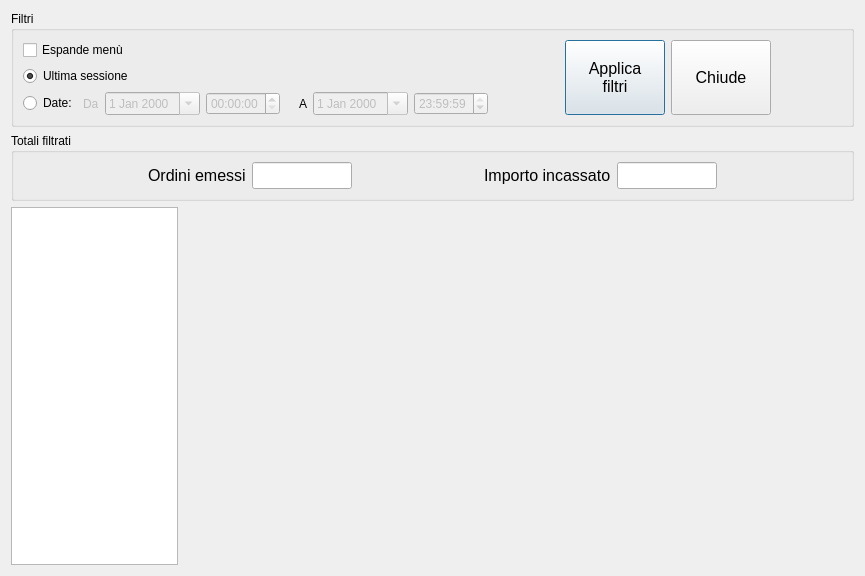
<?xml version="1.0" encoding="UTF-8"?>
<ui version="4.0">
 <class>StatsForm</class>
 <widget class="QDialog" name="StatsForm">
  <property name="geometry">
   <rect>
    <x>0</x>
    <y>0</y>
    <width>865</width>
    <height>576</height>
   </rect>
  </property>
  <property name="windowTitle">
   <string>Statistiche</string>
  </property>
  <layout class="QVBoxLayout" name="verticalLayout" stretch="0,0,1">
   <item>
    <widget class="QGroupBox" name="groupBox">
     <property name="sizePolicy">
      <sizepolicy hsizetype="Preferred" vsizetype="Preferred">
       <horstretch>0</horstretch>
       <verstretch>0</verstretch>
      </sizepolicy>
     </property>
     <property name="title">
      <string>Filtri</string>
     </property>
     <layout class="QHBoxLayout" name="horizontalLayout_7">
      <item>
       <layout class="QHBoxLayout" name="horizontalLayout_5">
        <item>
         <layout class="QVBoxLayout" name="verticalLayout_3">
          <item>
           <widget class="QCheckBox" name="expMenuBox">
            <property name="text">
             <string>Espande menù</string>
            </property>
           </widget>
          </item>
          <item>
           <widget class="QRadioButton" name="ultimaSessioneBox">
            <property name="text">
             <string>Ultima sessione</string>
            </property>
            <property name="checked">
             <bool>true</bool>
            </property>
           </widget>
          </item>
          <item>
           <layout class="QHBoxLayout" name="horizontalLayout_4">
            <item>
             <widget class="QRadioButton" name="filtroDateBox">
              <property name="text">
               <string>Date:</string>
              </property>
             </widget>
            </item>
            <item>
             <layout class="QHBoxLayout" name="horizontalLayout">
              <item>
               <widget class="QLabel" name="label">
                <property name="enabled">
                 <bool>false</bool>
                </property>
                <property name="text">
                 <string>Da</string>
                </property>
               </widget>
              </item>
              <item>
               <widget class="QDateEdit" name="fromData">
                <property name="enabled">
                 <bool>false</bool>
                </property>
                <property name="calendarPopup">
                 <bool>true</bool>
                </property>
               </widget>
              </item>
              <item>
               <widget class="QTimeEdit" name="fromOra">
                <property name="enabled">
                 <bool>false</bool>
                </property>
               </widget>
              </item>
              <item>
               <spacer name="horizontalSpacer">
                <property name="orientation">
                 <enum>Qt::Horizontal</enum>
                </property>
                <property name="sizeType">
                 <enum>QSizePolicy::Fixed</enum>
                </property>
                <property name="sizeHint" stdset="0">
                 <size>
                  <width>13</width>
                  <height>17</height>
                 </size>
                </property>
               </spacer>
              </item>
              <item>
               <widget class="QLabel" name="label_2">
                <property name="text">
                 <string>A</string>
                </property>
               </widget>
              </item>
              <item>
               <widget class="QDateEdit" name="toData">
                <property name="enabled">
                 <bool>false</bool>
                </property>
                <property name="calendarPopup">
                 <bool>true</bool>
                </property>
               </widget>
              </item>
              <item>
               <widget class="QTimeEdit" name="toOra">
                <property name="enabled">
                 <bool>false</bool>
                </property>
                <property name="time">
                 <time>
                  <hour>23</hour>
                  <minute>59</minute>
                  <second>59</second>
                 </time>
                </property>
               </widget>
              </item>
             </layout>
            </item>
           </layout>
          </item>
         </layout>
        </item>
        <item>
         <spacer name="horizontalSpacer_4">
          <property name="orientation">
           <enum>Qt::Horizontal</enum>
          </property>
          <property name="sizeHint" stdset="0">
           <size>
            <width>100</width>
            <height>20</height>
           </size>
          </property>
         </spacer>
        </item>
        <item>
         <layout class="QHBoxLayout" name="horizontalLayout_6">
          <item>
           <widget class="QPushButton" name="filtraBtn">
            <property name="sizePolicy">
             <sizepolicy hsizetype="Minimum" vsizetype="Expanding">
              <horstretch>0</horstretch>
              <verstretch>0</verstretch>
             </sizepolicy>
            </property>
            <property name="minimumSize">
             <size>
              <width>100</width>
              <height>0</height>
             </size>
            </property>
            <property name="maximumSize">
             <size>
              <width>16777215</width>
              <height>100</height>
             </size>
            </property>
            <property name="font">
             <font>
              <pointsize>12</pointsize>
             </font>
            </property>
            <property name="text">
             <string>Applica
filtri</string>
            </property>
           </widget>
          </item>
         </layout>
        </item>
        <item>
         <widget class="QPushButton" name="filtraBtn_2">
          <property name="sizePolicy">
           <sizepolicy hsizetype="Minimum" vsizetype="Expanding">
            <horstretch>0</horstretch>
            <verstretch>0</verstretch>
           </sizepolicy>
          </property>
          <property name="minimumSize">
           <size>
            <width>100</width>
            <height>0</height>
           </size>
          </property>
          <property name="maximumSize">
           <size>
            <width>16777215</width>
            <height>100</height>
           </size>
          </property>
          <property name="font">
           <font>
            <pointsize>12</pointsize>
           </font>
          </property>
          <property name="text">
           <string>Chiude</string>
          </property>
         </widget>
        </item>
        <item>
         <spacer name="horizontalSpacer_3">
          <property name="orientation">
           <enum>Qt::Horizontal</enum>
          </property>
          <property name="sizeHint" stdset="0">
           <size>
            <width>100</width>
            <height>20</height>
           </size>
          </property>
         </spacer>
        </item>
       </layout>
      </item>
     </layout>
    </widget>
   </item>
   <item>
    <widget class="QGroupBox" name="groupBox_2">
     <property name="title">
      <string>Totali filtrati</string>
     </property>
     <layout class="QHBoxLayout" name="horizontalLayout_3">
      <item>
       <spacer name="horizontalSpacer_9">
        <property name="orientation">
         <enum>Qt::Horizontal</enum>
        </property>
        <property name="sizeType">
         <enum>QSizePolicy::Expanding</enum>
        </property>
        <property name="sizeHint" stdset="0">
         <size>
          <width>13</width>
          <height>20</height>
         </size>
        </property>
       </spacer>
      </item>
      <item>
       <widget class="QLabel" name="label_4">
        <property name="font">
         <font>
          <pointsize>12</pointsize>
         </font>
        </property>
        <property name="text">
         <string>Ordini emessi</string>
        </property>
       </widget>
      </item>
      <item>
       <widget class="QLineEdit" name="totaleOrdiniTxt">
        <property name="maximumSize">
         <size>
          <width>100</width>
          <height>16777215</height>
         </size>
        </property>
        <property name="font">
         <font>
          <pointsize>12</pointsize>
          <weight>75</weight>
          <bold>true</bold>
         </font>
        </property>
        <property name="alignment">
         <set>Qt::AlignRight|Qt::AlignTrailing|Qt::AlignVCenter</set>
        </property>
        <property name="readOnly">
         <bool>true</bool>
        </property>
       </widget>
      </item>
      <item>
       <spacer name="horizontalSpacer_8">
        <property name="orientation">
         <enum>Qt::Horizontal</enum>
        </property>
        <property name="sizeType">
         <enum>QSizePolicy::Expanding</enum>
        </property>
        <property name="sizeHint" stdset="0">
         <size>
          <width>13</width>
          <height>20</height>
         </size>
        </property>
       </spacer>
      </item>
      <item>
       <widget class="QLabel" name="label_3">
        <property name="font">
         <font>
          <pointsize>12</pointsize>
         </font>
        </property>
        <property name="text">
         <string>Importo incassato</string>
        </property>
       </widget>
      </item>
      <item>
       <widget class="QLineEdit" name="totaleImportoTxt">
        <property name="maximumSize">
         <size>
          <width>100</width>
          <height>16777215</height>
         </size>
        </property>
        <property name="font">
         <font>
          <pointsize>12</pointsize>
          <weight>75</weight>
          <bold>true</bold>
         </font>
        </property>
        <property name="alignment">
         <set>Qt::AlignRight|Qt::AlignTrailing|Qt::AlignVCenter</set>
        </property>
        <property name="readOnly">
         <bool>true</bool>
        </property>
       </widget>
      </item>
      <item>
       <spacer name="horizontalSpacer_10">
        <property name="orientation">
         <enum>Qt::Horizontal</enum>
        </property>
        <property name="sizeType">
         <enum>QSizePolicy::Expanding</enum>
        </property>
        <property name="sizeHint" stdset="0">
         <size>
          <width>13</width>
          <height>20</height>
         </size>
        </property>
       </spacer>
      </item>
     </layout>
    </widget>
   </item>
   <item>
    <layout class="QHBoxLayout" name="horizontalLayout_2" stretch="1,4">
     <item>
      <widget class="QTableView" name="statsView">
       <property name="sizePolicy">
        <sizepolicy hsizetype="Expanding" vsizetype="Expanding">
         <horstretch>1</horstretch>
         <verstretch>0</verstretch>
        </sizepolicy>
       </property>
       <property name="editTriggers">
        <set>QAbstractItemView::NoEditTriggers</set>
       </property>
       <property name="selectionMode">
        <enum>QAbstractItemView::SingleSelection</enum>
       </property>
       <property name="selectionBehavior">
        <enum>QAbstractItemView::SelectRows</enum>
       </property>
       <attribute name="horizontalHeaderMinimumSectionSize">
        <number>30</number>
       </attribute>
      </widget>
     </item>
     <item>
      <widget class="QCustomPlot" name="graficoPlot" native="true">
       <property name="sizePolicy">
        <sizepolicy hsizetype="Preferred" vsizetype="Preferred">
         <horstretch>3</horstretch>
         <verstretch>0</verstretch>
        </sizepolicy>
       </property>
      </widget>
     </item>
    </layout>
   </item>
  </layout>
 </widget>
 <customwidgets>
  <customwidget>
   <class>QCustomPlot</class>
   <extends>QWidget</extends>
   <header>qcustomplot.h</header>
   <container>1</container>
  </customwidget>
 </customwidgets>
 <resources/>
 <connections>
  <connection>
   <sender>filtroDateBox</sender>
   <signal>toggled(bool)</signal>
   <receiver>label</receiver>
   <slot>setEnabled(bool)</slot>
   <hints>
    <hint type="sourcelabel">
     <x>41</x>
     <y>89</y>
    </hint>
    <hint type="destinationlabel">
     <x>90</x>
     <y>89</y>
    </hint>
   </hints>
  </connection>
  <connection>
   <sender>filtroDateBox</sender>
   <signal>toggled(bool)</signal>
   <receiver>fromData</receiver>
   <slot>setEnabled(bool)</slot>
   <hints>
    <hint type="sourcelabel">
     <x>34</x>
     <y>96</y>
    </hint>
    <hint type="destinationlabel">
     <x>118</x>
     <y>100</y>
    </hint>
   </hints>
  </connection>
  <connection>
   <sender>filtroDateBox</sender>
   <signal>toggled(bool)</signal>
   <receiver>fromOra</receiver>
   <slot>setEnabled(bool)</slot>
   <hints>
    <hint type="sourcelabel">
     <x>23</x>
     <y>98</y>
    </hint>
    <hint type="destinationlabel">
     <x>206</x>
     <y>94</y>
    </hint>
   </hints>
  </connection>
  <connection>
   <sender>filtroDateBox</sender>
   <signal>toggled(bool)</signal>
   <receiver>label_2</receiver>
   <slot>setEnabled(bool)</slot>
   <hints>
    <hint type="sourcelabel">
     <x>41</x>
     <y>92</y>
    </hint>
    <hint type="destinationlabel">
     <x>289</x>
     <y>91</y>
    </hint>
   </hints>
  </connection>
  <connection>
   <sender>filtroDateBox</sender>
   <signal>toggled(bool)</signal>
   <receiver>toData</receiver>
   <slot>setEnabled(bool)</slot>
   <hints>
    <hint type="sourcelabel">
     <x>40</x>
     <y>94</y>
    </hint>
    <hint type="destinationlabel">
     <x>309</x>
     <y>93</y>
    </hint>
   </hints>
  </connection>
  <connection>
   <sender>filtroDateBox</sender>
   <signal>toggled(bool)</signal>
   <receiver>toOra</receiver>
   <slot>setEnabled(bool)</slot>
   <hints>
    <hint type="sourcelabel">
     <x>51</x>
     <y>93</y>
    </hint>
    <hint type="destinationlabel">
     <x>403</x>
     <y>91</y>
    </hint>
   </hints>
  </connection>
  <connection>
   <sender>filtraBtn_2</sender>
   <signal>clicked()</signal>
   <receiver>StatsForm</receiver>
   <slot>reject()</slot>
   <hints>
    <hint type="sourcelabel">
     <x>699</x>
     <y>73</y>
    </hint>
    <hint type="destinationlabel">
     <x>859</x>
     <y>118</y>
    </hint>
   </hints>
  </connection>
 </connections>
</ui>
